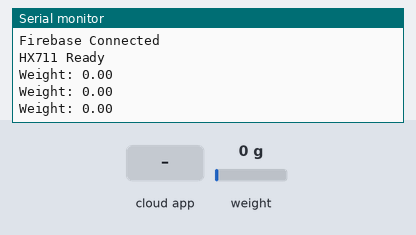
Simulated run of this sketch. Board: ESP32. On the bench: the last lines printed to the serial monitor. The test bench sets the inputs (shaded band); at power-on: weight on the scale 0 g. WiFi joins after 1.5 s; servers stay silent unless stated; EEPROM starts erased; the Firebase database answers and starts empty.

Above: at 9.1 s.
9.2 s: the phone or cloud app sets kalibrasi to 25
At 9.7 s:
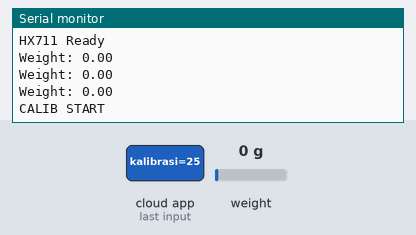
12.2 s: weight on the scale set to 100 g
At 13.5 s:
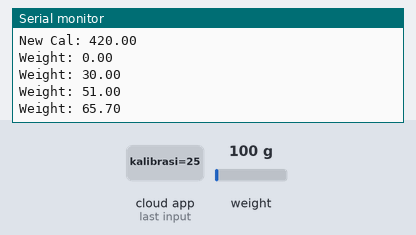
13.7 s: the phone or cloud app sets tare to 1
At 15.1 s:
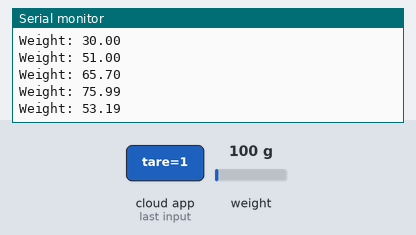
15.2 s: weight on the scale set to 1250 g
At 17.0 s:
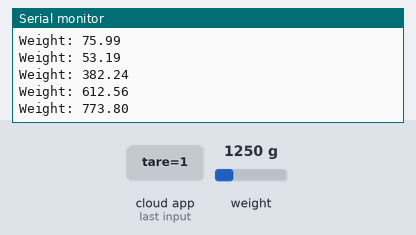
Timing chart, 0 to 17.7 s (numbered marks = the images above; inputs shaded):
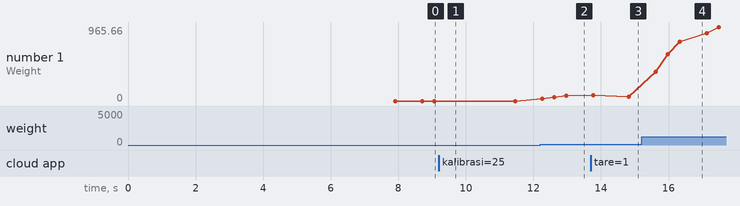

Measured:
- after the input at 9.2 s, the serial monitor: prints a new line after 0.16 s (image 1)
- after the input at 12.2 s, the serial monitor: prints a new line after 0.06 s (image 2)
- after the input at 13.7 s, the serial monitor: prints a new line after 1.1 s (image 3)
- after the input at 15.2 s, the serial monitor: prints a new line after 0.42 s (image 4)
- plotted number 1: 0 → 65.7 after the input at 12.2 s, 65.7 → 53.19 after the input at 13.7 s, 53.19 → 965.66 after the input at 15.2 s

The sketch:

esp2.ino
```cpp
#include <HX711_ADC.h>
#include <WiFi.h>
#include <Firebase_ESP_Client.h>
#include <EEPROM.h>

// ================= WIFI =================
#define WIFI_SSID "Dani"
#define WIFI_PASSWORD "rumahdani"

// ================= FIREBASE =================
#define API_KEY "AIzaSyAUH7n1tvEFw_ns46Wv6as_sldSPG_EQyE"
#define DATABASE_URL "https://timbangan-test-1-default-rtdb.asia-southeast1.firebasedatabase.app"

#define USER_EMAIL "esp@gmail.com"
#define USER_PASSWORD "esp12345"

// ================= HX711 =================
#define DOUT 22
#define SCK 23
HX711_ADC LoadCell(DOUT, SCK);

// ================= FIREBASE =================
FirebaseData fbdo;
FirebaseAuth auth;
FirebaseConfig config;

// ================= EEPROM =================
#define EEPROM_SIZE 64
#define CAL_ADDR 0
#define WEIGHT_ADDR 20

// ================= VAR =================
float calFactor = 1.0;
float weight = 0;
float lastWeight = 0;
float lastSavedWeight = 0;

unsigned long lastSend = 0;

// ================= FILTER =================
float filterWeight(float newWeight) {

  float diff = newWeight - lastWeight;

  if (abs(diff) < 0.5) return lastWeight;

  lastWeight = lastWeight * 0.7 + newWeight * 0.3;

  return lastWeight;
}

// ================= LOG =================
void sendLog(String text) {
  Firebase.RTDB.setString(&fbdo, "scale/log", text);
}

// ================= SETUP =================
void setup() {

  Serial.begin(115200);
  delay(1000);

  Serial.println("BOOTING...");

  // ================= EEPROM =================
  EEPROM.begin(EEPROM_SIZE);

  EEPROM.get(CAL_ADDR, calFactor);
  EEPROM.get(WEIGHT_ADDR, lastSavedWeight);

  if (isnan(calFactor) || calFactor == 0) {
    calFactor = 1.0;
  }

  if (isnan(lastSavedWeight) || isinf(lastSavedWeight)) {
    lastSavedWeight = 0;
  }

  Serial.print("CalFactor: ");
  Serial.println(calFactor);

  Serial.print("Last Weight: ");
  Serial.println(lastSavedWeight);

  // ================= WIFI =================
  WiFi.begin(WIFI_SSID, WIFI_PASSWORD);

  while (WiFi.status() != WL_CONNECTED) {
    Serial.print(".");
    delay(500);
  }

  Serial.println();
  Serial.println("WiFi Connected");

  // ================= FIREBASE =================
  config.api_key = API_KEY;
  config.database_url = DATABASE_URL;

  auth.user.email = USER_EMAIL;
  auth.user.password = USER_PASSWORD;

  Firebase.begin(&config, &auth);
  Firebase.reconnectWiFi(true);

  Serial.println("Firebase Connected");

  // Kirim data lama dulu
  Firebase.RTDB.setFloat(&fbdo, "scale/weight", lastSavedWeight);
  Firebase.RTDB.setFloat(&fbdo, "scale/cal_factor", calFactor);
  Firebase.RTDB.setString(&fbdo, "scale/status", "Booting");

  sendLog("BOOT OK");

  // ================= HX711 =================
  LoadCell.begin();
  LoadCell.start(2000, true);

  LoadCell.setCalFactor(calFactor);

  delay(2000);

  LoadCell.tare();

  Serial.println("HX711 Ready");
}

// ================= LOOP =================
void loop() {

  if (!LoadCell.update()) return;

  weight = LoadCell.getData();
  weight = filterWeight(weight);

  // Cegah error
  if (isnan(weight) || isinf(weight)) {
    weight = lastWeight;
  }

  if (abs(weight) < 1) {
    weight = 0;
  }

  Serial.print("Weight: ");
  Serial.println(weight);

  // ================= FIREBASE UPDATE =================
  if (Firebase.ready() && millis() - lastSend > 1000) {

    Firebase.RTDB.setFloat(&fbdo, "scale/weight", weight);

    int bottles = weight / 600;
    Firebase.RTDB.setInt(&fbdo, "scale/bottles", bottles);

    Firebase.RTDB.setString(&fbdo, "scale/status", "Running");

    // Simpan EEPROM
    EEPROM.put(WEIGHT_ADDR, weight);
    EEPROM.commit();

    lastSend = millis();
  }

  // ================= TARE WEB =================
  if (Firebase.RTDB.getBool(&fbdo, "scale/tare")) {

    if (fbdo.boolData()) {

      LoadCell.tare();

      Firebase.RTDB.setBool(&fbdo, "scale/tare", false);

      sendLog("TARE WEB");
    }
  }

  // ================= KALIBRASI WEB =================
  if (Firebase.RTDB.getFloat(&fbdo, "command/kalibrasi")) {

    float known = fbdo.floatData();

    if (known > 0) {

      Serial.println("CALIB START");

      LoadCell.refreshDataSet();

      float newCal = LoadCell.getNewCalibration(known);

      LoadCell.setCalFactor(newCal);

      calFactor = newCal;

      EEPROM.put(CAL_ADDR, calFactor);
      EEPROM.commit();

      Firebase.RTDB.setFloat(&fbdo, "scale/cal_factor", calFactor);
      Firebase.RTDB.setFloat(&fbdo, "command/kalibrasi", 0);

      sendLog("CALIB DONE");

      Serial.print("New Cal: ");
      Serial.println(calFactor);
    }
  }

  delay(50);
}
```
